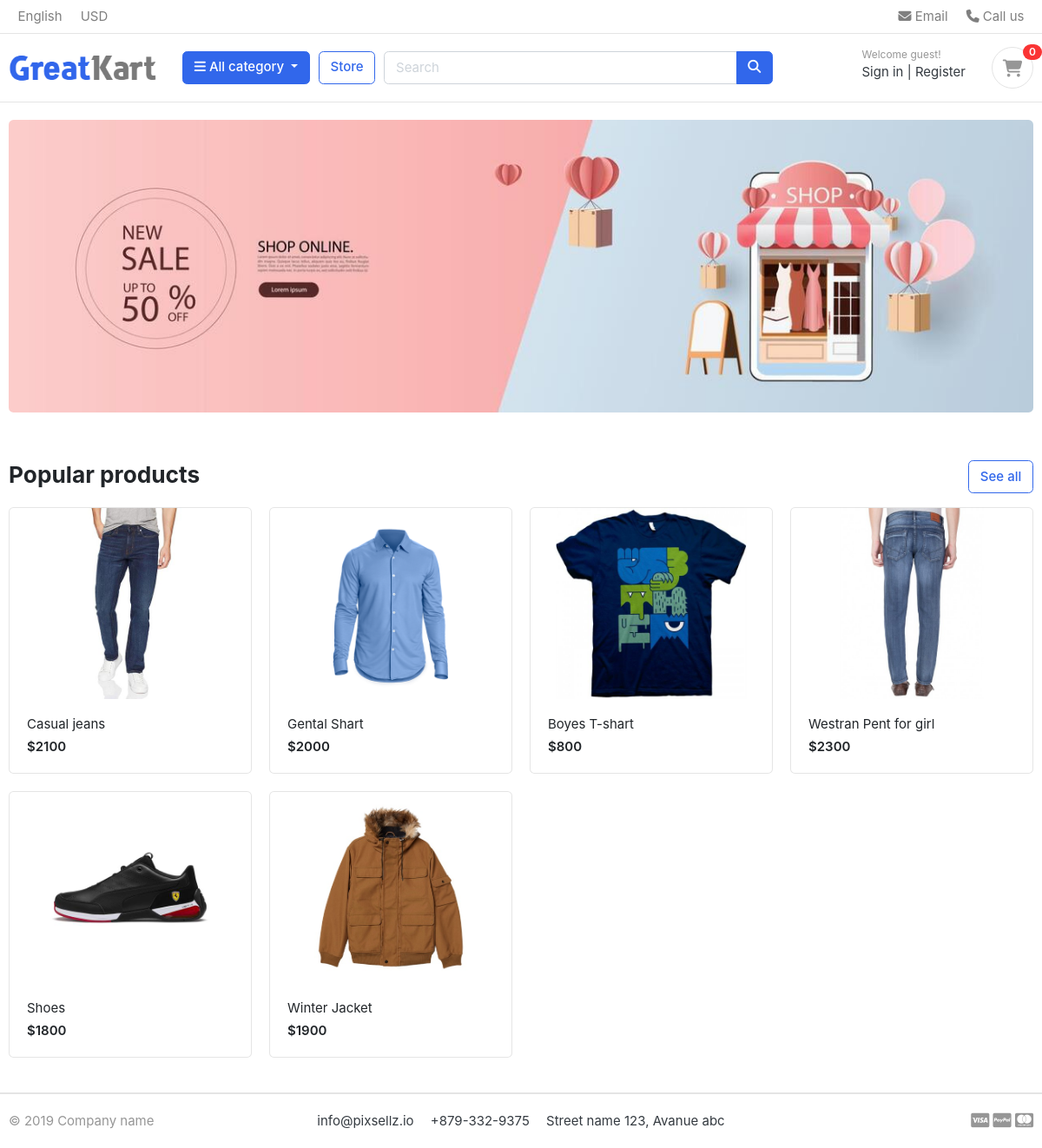
The page / on the database its author committed.
### store/models.py (models this page shows, shortened)
class Product(models.Model):
    product_name=models.CharField(max_length=100,unique=True)
    slug=models.SlugField(max_length=200,unique=True)
    description =models.TextField()
    price=models.IntegerField()
    images=models.ImageField(upload_to='photos/products')
    stock =models.IntegerField()
    is_available =models.BooleanField(default=True)
    category=models.ForeignKey(Category,on_delete=models.CASCADE)
    created_date=models.DateTimeField(auto_now_add=True)
    modifited_date=models.DateTimeField(auto_now=True)
    def get_url(self):
        return reverse('product_detail',args=[self.category.slug , self.slug])

### users/views.py (the view)
# urls.py: 2. Add a URL to urlpatterns:  path('', views.home, name='home')
def home(request):
    products = Product.objects.filter(is_available=True)
    context = {
        'products': products,
    }
    return render(request, 'home.html', context)

### carts/context_processore.py (called while the page is built)
def counter(request):
    cart_count=0
    if 'admin' in request.path:
        return {}
    else:
        try:
            cart=Cart.objects.filter(cart_id=_cart_id(request))
            cart_items=CartItem.objects.all().filter(cart=cart[:1])
            for cart_item in cart_items:
                cart_count+=cart_item.quantity
        except Cart.DoesNotExist:
            cart_count=0
        return dict(cart_count=cart_count)

### carts/views.py (called while the page is built)
def _cart_id(request):
    cart = request.session.session_key
    if not cart:
        cart = request.session.create()
    return cart

### category/context_processore.py (called while the page is built)
def menu_links(request):
    links=Category.objects.all()
    return dict(links=links)

### category/models.py (called while the page is built)
    def get_url(self):
        return reverse('products_by',args=[self.slug])

### templates/home.html
{% extends "base.html" %}
{% load static %}
{% block content %}
<section class="section-intro padding-y-sm">
<div class="container">
<div class="intro-banner-wrap">
	<img src="{% static "images/banners/covers.jpg" %}" class="img-fluid rounded">
</div>
</div>
</section>
<section class="section-name padding-y-sm">
<div class="container">
<header class="section-heading">
	<a href="{% url 'store'%}" class="btn btn-outline-primary float-right">See all</a>
	<h3 class="section-title">Popular products</h3>
</header>
<div class="row">
	{% for product in products %}
	<div class="col-md-3">
		<div class="card card-product-grid">
			<a href="{{product.get_url}}" class="img-wrap"> <img src="{{product.images.url}}"> </a>
			<figcaption class="info-wrap">
				<a href="./product-detail.html" class="title">{{product.product_name}}</a>
				<div class="price mt-1">${{product.price}}</div>
			</figcaption>
		</div>
	</div>
	{% endfor%}
</div>
</div>
</section>
{% endblock %}

### templates/base.html (shortened to what this page needs)
<!DOCTYPE HTML>
<html lang="en">
{% load static %}
<head>
    <link
      rel="stylesheet"
      href="https://cdnjs.cloudflare.com/ajax/libs/font-awesome/6.5.0/css/all.min.css"
    />
    <link href="{% static 'css/bootstrap.css' %}" rel="stylesheet" type="text/css"/>
    <link href="{% static 'css/ui.css' %}" rel="stylesheet" type="text/css"/>
    <link href="{% static 'css/responsive.css' %}" rel="stylesheet" media="only screen and (max-width: 1200px)" />
</head>
<body>
    {% include 'includes/navber.html' %}
    {% block content %}
    {% endblock %}
    {% include 'includes/footer.html' %}
</body>
</html>

### templates/includes/navber.html (shortened to what this page needs)
{% load static %}
   <header class="section-header">
<nav class="navbar p-md-0 navbar-expand-sm navbar-light border-bottom">
<div class="container">
  <div class="collapse navbar-collapse" id="navbarTop4">
    <ul class="navbar-nav mr-auto">
    	<li class="nav-item dropdown">
		 	<a href="#" class="nav-link">   English </a>
		</li>
		<li class="nav-item dropdown">
			<a href="#" class="nav-link"> USD </a>
		</li>
    </ul>
    <ul class="navbar-nav">
		<li><a href="#" class="nav-link"> <i class="fa fa-envelope"></i> Email </a></li>
		<li><a href="#" class="nav-link"> <i class="fa fa-phone"></i> Call us </a></li>
	</ul>
  </div>
</div>
</nav>
<section class="header-main border-bottom">
	<div class="container">
<div class="row align-items-center">
	<div class="col-lg-2 col-md-3 col-6">
		<a href="{%url 'home'%}" class="brand-wrap">
			<img class="logo" src="{% static "./images/logo.png" %}">
		</a>
	</div>
	<div class="col-lg col-sm col-md col-6 flex-grow-0">
		<div class="category-wrap dropdown d-inline-block float-right">
			<button type="button" class="btn btn-primary dropdown-toggle" data-toggle="dropdown">
				<i class="fa fa-bars"></i> All category
			</button>
		</div>
	</div>
	<a href="{% url 'store' %}" class="btn btn-outline-primary">Store</a>
	<div class="col-lg  col-md-6 col-sm-12 col">
		<form action="#" class="search">
			<div class="input-group w-100">
			    <input type="text" class="form-control" style="width:60%;" placeholder="Search">
			    <div class="input-group-append">
			      <button class="btn btn-primary" type="submit">
			        <i class="fa fa-search"></i>
			      </button>
			    </div>
		    </div>
		</form>
	</div>
	<div class="col-lg-3 col-sm-6 col-8 order-2 order-lg-3">
				<div class="d-flex justify-content-end mb-3 mb-lg-0">
					<div class="widget-header">
						<small class="title text-muted">Welcome guest!</small>
						<div>
							<a href="./signin.html">Sign in</a> <span class="dark-transp"> | </span>
							<a href="./register.html"> Register</a>
						</div>
					</div>
					<a href="{% url 'cart'%}" class="widget-header pl-3 ml-3">
						<div class="icon icon-sm rounded-circle border"><i class="fa fa-shopping-cart"></i></div>
						<span class="badge badge-pill badge-danger notify">{{cart_count}}</span>
					</a>
				</div>
			</div>
</div>
	</div>
</section>
</header>

### templates/includes/footer.html (shortened to what this page needs)
{% load static %}
<footer class="section-footer border-top">
	<div class="container">
		<section class="footer-bottom border-top row">
			<div class="col-md-2">
				<p class="text-muted"> &copy 2019 Company name </p>
			</div>
			<div class="col-md-8 text-md-center">
				<span  class="px-2">info@pixsellz.io</span>
				<span  class="px-2">+879-332-9375</span>
				<span  class="px-2">Street name 123, Avanue abc</span>
			</div>
			<div class="col-md-2 text-md-right text-muted">
			</div>
		</section>
	</div>
</footer>

### static/css/ui.css (style rules this page uses)
html { font-family: "Inter", sans-serif; font-size: 15px; }
.img-wrap { text-align: center; display: block; }
.img-wrap img { max-width: 100%; }
.icon-xs, .icon-sm, .icon-md, .icon-lg { display: inline-block; text-align: center; flex-shrink: 0; flex-grow: 0; }
.icon-sm { width: 48px; height: 48px; line-height: 48px !important; font-size: 20px; }
.padding-y-sm { padding-top: 20px; padding-bottom: 20px; }
.section-heading { margin-bottom: 20px; margin-top: 15px; }
.section-title { color: #212529; }
p:last-child { margin-bottom: 0; }
.header-main { position: relative; padding-top: 1rem; padding-bottom: 1rem; }
.brand-wrap .logo, .navbar-brand .logo { margin-right: 7px; max-height: 42px; display: inline-block; }
.widget-header { display: inline-block; vertical-align: middle; position: relative; }
.widget-header a { color: #343a40; }
.widget-header i { color: #969696; }
.widget-header .title { display: block; }
.widget-header .notify { position: absolute; top: -3px; right: -10px; }
.footer-bottom { padding-top: 20px; padding-bottom: 20px; }
[class*=card-product] a.title { color: #212529; display: block; }
[class*=card-product] .img-wrap { overflow: hidden; position: relative; }
[class*=card-product] .img-wrap img { height: 100%; max-width: 100%; width: auto; display: inline-block; -o-object-fit: cover; object-fit: cover; }
.card-product-grid { margin-bottom: 20px; }
.card-product-grid .img-wrap { border-radius: 0.2rem 0.2rem 0 0; height: 220px; }
.card-product-grid .info-wrap { overflow: hidden; padding: 18px 20px; }
.card .img-wrap { overflow: hidden; }
.notify { position: absolute; top: -4px; right: -10px; display: inline-block; padding: 0.25em 0.6em; font-size: 12px; line-height: 1; text-align: center; border-radius: 3rem; color: #fff; background-color: #fa3434; }
.price { font-weight: 600; color: #212529; }

### rows shown on the page
Product: images (picture), product_name "Casual jeans", price "2100"
Product: images (picture), product_name "Gental Shart", price "2000"
Product: images (picture), product_name "Boyes T-shart", price "800"
Product: images (picture), product_name "Westran Pent for girl", price "2300"
Product: images (picture), product_name "Shoes", price "1800"
Product: images (picture), product_name "Winter Jacket", price "1900"

### other values the page prints
{{ cart_count }} "0"
